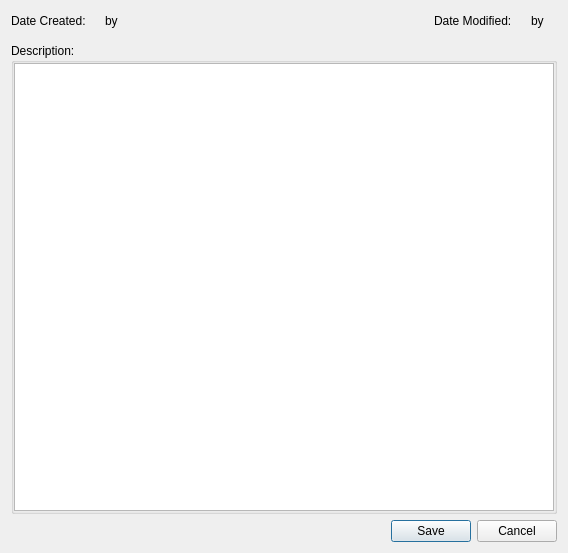
<?xml version="1.0" encoding="UTF-8"?>
<ui version="4.0">
 <class>DetailsDialog</class>
 <widget class="QDialog" name="DetailsDialog">
  <property name="geometry">
   <rect>
    <x>0</x>
    <y>0</y>
    <width>568</width>
    <height>553</height>
   </rect>
  </property>
  <layout class="QVBoxLayout" name="verticalLayout">
   <item>
    <widget class="QWidget" name="informationGB" native="true">
     <layout class="QVBoxLayout" name="verticalLayout_2">
      <property name="margin">
       <number>0</number>
      </property>
      <item>
       <widget class="QWidget" name="createdModifiedContainer" native="true">
        <layout class="QHBoxLayout" name="horizontalLayout">
         <property name="margin">
          <number>0</number>
         </property>
         <item>
          <widget class="QLabel" name="createdDateLabel">
           <property name="text">
            <string>Date Created:</string>
           </property>
          </widget>
         </item>
         <item>
          <widget class="QLabel" name="date_entered"/>
         </item>
         <item>
          <widget class="QLabel" name="createdByLabel">
           <property name="text">
            <string>by</string>
           </property>
          </widget>
         </item>
         <item>
          <widget class="QLabel" name="created_by_name"/>
         </item>
         <item>
          <spacer name="horizontalSpacer_3">
           <property name="orientation">
            <enum>Qt::Horizontal</enum>
           </property>
           <property name="sizeHint" stdset="0">
            <size>
             <width>300</width>
             <height>20</height>
            </size>
           </property>
          </spacer>
         </item>
         <item>
          <widget class="QLabel" name="modifiedDateLabel">
           <property name="text">
            <string>Date Modified:</string>
           </property>
          </widget>
         </item>
         <item>
          <widget class="QLabel" name="date_modified">
           <property name="text">
            <string/>
           </property>
          </widget>
         </item>
         <item>
          <widget class="QLabel" name="modifiedByLabel">
           <property name="text">
            <string>by</string>
           </property>
          </widget>
         </item>
         <item>
          <widget class="QLabel" name="modified_by_name"/>
         </item>
        </layout>
       </widget>
      </item>
      <item>
       <widget class="QWidget" name="detailsContainer" native="true"/>
      </item>
     </layout>
    </widget>
   </item>
   <item>
    <widget class="QGroupBox" name="descriptionBox">
     <property name="sizePolicy">
      <sizepolicy hsizetype="Preferred" vsizetype="Expanding">
       <horstretch>0</horstretch>
       <verstretch>0</verstretch>
      </sizepolicy>
     </property>
     <property name="title">
      <string>Description:</string>
     </property>
     <property name="checkable">
      <bool>false</bool>
     </property>
     <property name="checked">
      <bool>false</bool>
     </property>
     <layout class="QGridLayout" name="gridLayout_3">
      <property name="margin">
       <number>0</number>
      </property>
      <item row="0" column="0">
       <widget class="QTextEdit" name="description"/>
      </item>
     </layout>
    </widget>
   </item>
   <item>
    <widget class="QDialogButtonBox" name="buttonBox">
     <property name="orientation">
      <enum>Qt::Horizontal</enum>
     </property>
     <property name="standardButtons">
      <set>QDialogButtonBox::Cancel|QDialogButtonBox::Save</set>
     </property>
    </widget>
   </item>
  </layout>
 </widget>
 <resources/>
 <connections>
  <connection>
   <sender>buttonBox</sender>
   <signal>rejected()</signal>
   <receiver>DetailsDialog</receiver>
   <slot>reject()</slot>
   <hints>
    <hint type="sourcelabel">
     <x>320</x>
     <y>596</y>
    </hint>
    <hint type="destinationlabel">
     <x>286</x>
     <y>274</y>
    </hint>
   </hints>
  </connection>
 </connections>
</ui>
